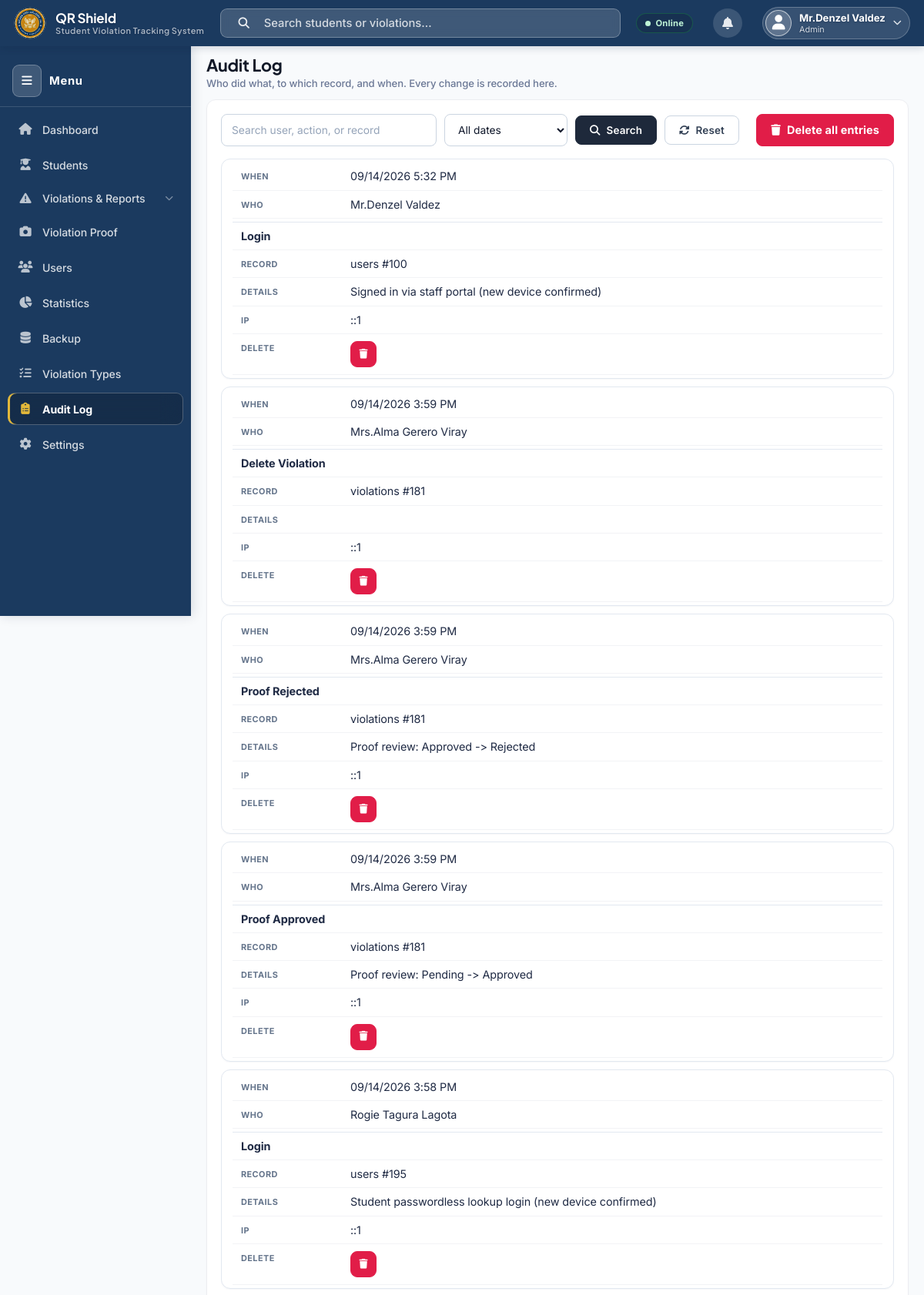
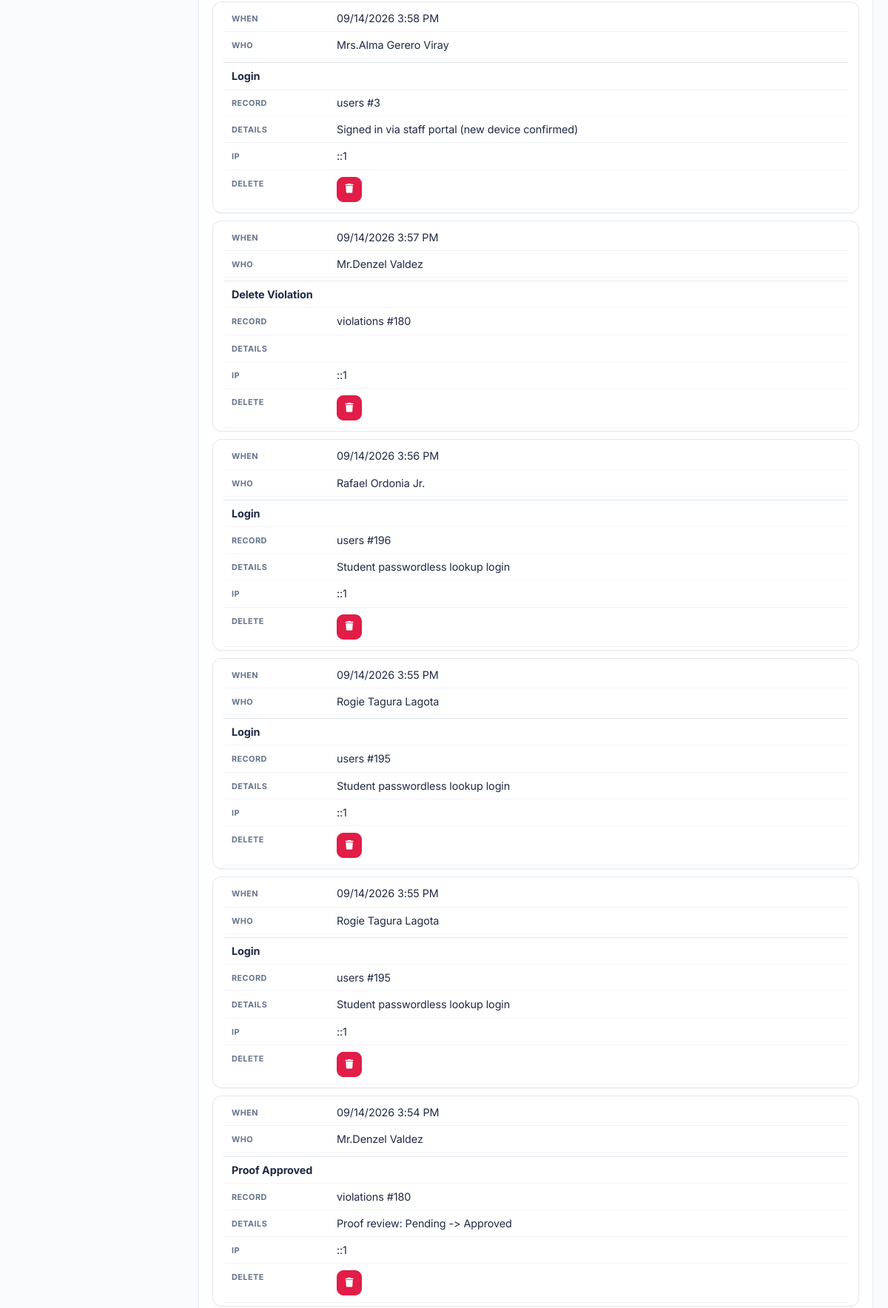
/admin/audit_log.php (signed in, upper part), run on the app's committed database (2 pictures, top to bottom).
### tables this page shows
CREATE TABLE `audit_logs` (
  `id` int(10) unsigned NOT NULL AUTO_INCREMENT,
  `user_id` int(10) unsigned DEFAULT NULL,
  `user_name` varchar(180) DEFAULT NULL,
  `role` varchar(20) DEFAULT NULL,
  `action` varchar(60) NOT NULL,
  `target` varchar(60) DEFAULT NULL,
  `target_id` varchar(60) DEFAULT NULL,
  `details` varchar(255) DEFAULT NULL,
  `ip` varchar(45) DEFAULT NULL,
  `created_at` timestamp NOT NULL DEFAULT current_timestamp(),
  PRIMARY KEY (`id`),
  KEY `idx_audit_user` (`user_id`,`created_at`),
  KEY `idx_audit_action` (`action`,`created_at`)
);

### includes/functions.php (called while the page is built, shortened)
<?php
function vts_ts($v)       { return is_numeric($v) ? (int)$v : strtotime((string)$v); }
function vts_datetime($v) { return $v ? date('m/d/Y g:i A', vts_ts($v)) : '-'; }

### admin/audit_log.php (the view, shortened to what this page needs)
<?php
require_once "../config/database.php";
require_once "../includes/functions.php";
try {
    $conn->exec("CREATE TABLE IF NOT EXISTS audit_logs (
        id INT UNSIGNED AUTO_INCREMENT PRIMARY KEY,
        user_id INT UNSIGNED NULL, user_name VARCHAR(180) NULL, role VARCHAR(20) NULL,
        action VARCHAR(60) NOT NULL, target VARCHAR(60) NULL, target_id VARCHAR(60) NULL,
        details VARCHAR(255) NULL, ip VARCHAR(45) NULL,
        created_at TIMESTAMP NOT NULL DEFAULT CURRENT_TIMESTAMP,
        INDEX idx_audit_user (user_id, created_at),
        INDEX idx_audit_action (action, created_at)
    ) ENGINE=InnoDB DEFAULT CHARSET=utf8mb4");
} catch (Throwable $e) {}
$canPurge = (($_SESSION['role'] ?? '') === 'Admin');
$search = trim($_GET['search'] ?? '');
$when   = $_GET['when'] ?? 'all';
$where = []; $params = [];
$sql = "SELECT * FROM audit_logs";
$sql .= " ORDER BY created_at DESC LIMIT 300";
$stmt = $conn->prepare($sql);
$stmt->execute($params);
$logs = $stmt->fetchAll(PDO::FETCH_ASSOC);
include "../includes/admin_header.php";
?>
<div class="admin-welcome-row">
  <div><h1>Audit Log</h1><p>Who did what, to which record, and when. Every change is recorded here.</p></div>
</div>
<div class="recent-table-wrap is-panel">
  <div class="audit-toolbar">
    <form method="GET" class="audit-filters">
      <input aria-label="Search user, action, or record" type="text" name="search" class="vts-input audit-search"
             placeholder="Search user, action, or record" value="<?php echo htmlspecialchars($search); ?>">
      <select name="when" aria-label="Filter by time period" class="vts-input audit-when" onchange="this.form.submit()">
        <?php foreach (['all'=>'All dates','today'=>'Today','yesterday'=>'Yesterday','7days'=>'Last 7 days'] as $k=>$l) {
          echo "<option value=\"$k\"".($when===$k?' selected':'').">$l</option>"; } ?>
      </select>
      <button class="btn-primary" type="submit"><i class="fas fa-magnifying-glass"></i> Search</button>
      <a href="audit_log.php" class="btn-outline"><i class="fas fa-rotate"></i> Reset</a>
    </form>
    <?php if ($canPurge && $logs): ?>
      <form method="POST" class="audit-purge"
            onsubmit="return confirm('Delete EVERY audit entry?\n\nThis deletes the whole log, not just the rows currently shown, and it cannot be undone. The deletion itself will be recorded.');">
        <button type="submit" class="btn-danger">
          <i class="fas fa-trash"></i> Delete all entries
        </button>
      </form>
    <?php endif; ?>
  </div>
  <div class="table-scroll table-responsive">
    <table class="data-table">
      <tbody>
      <?php if (!$logs): ?>
        <tr><td colspan="<?php echo $canPurge ? 7 : 6; ?>" class="table-empty">
          No activity recorded yet. Deletes, edits, imports, and logins will appear here.
        </td></tr>
      <?php else: foreach ($logs as $l): ?>
        <tr>
          <td style="white-space:nowrap;font-size:.84rem;"><?php echo vts_datetime($l['created_at']); ?></td>
          <td><?php echo htmlspecialchars($l['user_name'] ?? 'System'); ?></td>
          <td><strong><?php echo htmlspecialchars($l['action']); ?></strong></td>
          <td style="font-size:.84rem;color:var(--text-soft);">
            <?php echo htmlspecialchars($l['target'] ?? '—'); ?>
            <?php echo $l['target_id'] ? ' #' . htmlspecialchars($l['target_id']) : ''; ?>
          </td>
          <td style="font-size:.84rem;color:var(--text-soft);"><?php echo htmlspecialchars($l['details'] ?? ''); ?></td>
          <td style="font-size:.78rem;color:var(--text-faint);"><?php echo htmlspecialchars($l['ip'] ?? ''); ?></td>
          <?php if ($canPurge): ?>
          <td class="nowrap">
            <form method="POST" class="inline-form"
                  onsubmit="return confirm('Delete this audit entry? The deletion will itself be recorded.');">
              <button type="submit" class="btn-danger btn-sm" title="Delete this entry"
                      aria-label="Delete the entry from <?php echo htmlspecialchars(vts_datetime($l['created_at'])); ?>">
                <i class="fas fa-trash"></i>
              </button>
            </form>
          </td>
          <?php endif; ?>
        </tr>
      <?php endforeach; endif; ?>
      </tbody>
    </table>
  </div>
</div>

### assets/css/vts-theme.css (style rules this page uses)
*, *::before, *::after { margin: 0; padding: 0; box-sizing: border-box; }
:root { --navy: #1a3a6b; --navy-dark: #122a52; --navy-light: #1e4580; --gold: #c9a227; --gold-light: #e2b83a; --gold-pale: #f5e9c0; --white: #ffffff; --bg: #f0f4fa; --surface: #ffffff; --text: #1a2340; --text-muted: #5a6a8a; --text-soft: #55617a; --text-faint: #9aa6bd; --border: #dde4f0; --border-soft: #e2e8f5; --surface-alt: #eef2f8; --surface-tint:#e8eef9; --danger: #e03535; --warning: #e07a10; --success: #1b7f46; --info: #1576c4; --sidebar-w: 260px; --navbar-h: 52px; --radius: 12px; --shadow-sm: 0 2px 8px rgba(26,58,107,0.10); --shadow-md: 0 4px 20px rgba(26,58,107,0.15); --shadow-lg: 0 8px 40px rgba(26,58,107,0.20); --grad-header: linear-gradient(90deg, var(--navy) 0%, #2a5298 50%, var(--gold) 100%); --font-ui: 'Inter', system-ui, sans-serif; --font-display: Georgia, serif; }
body { font-family: var(--font-ui); background: var(--bg); color: var(--text); min-height: 100vh; }
a { text-decoration: none; color: inherit; }
button, .btn { cursor: pointer; font-family: inherit; }
body.has-bg-image { background-size: cover; background-position: center; background-attachment: fixed; }
.vts-input { width: 100%; padding: 11px 14px; border: 1.5px solid var(--border); border-radius: 8px; font-size: 0.9rem; color: var(--text); background: #fff; transition: border-color 0.2s, box-shadow 0.2s; outline: none; font-family: inherit; }
.vts-input::placeholder { color: #a0aec0; }
.btn-primary { display: inline-flex; align-items: center; gap: 8px; background: var(--navy); color: var(--white); border: none; padding: 11px 22px; border-radius: 8px; font-size: 0.88rem; font-weight: 700; letter-spacing: 0.04em; transition: background 0.2s, transform 0.1s, box-shadow 0.2s; text-transform: uppercase; }
.btn-outline { background: transparent; border: 2px solid var(--navy); color: var(--navy); padding: 9px 20px; border-radius: 8px; font-size: 0.88rem; font-weight: 700; letter-spacing: 0.04em; transition: all 0.2s; text-transform: uppercase; display: inline-flex; align-items: center; gap: 8px; }
.btn-danger { background: var(--danger); color: #fff; }
.btn-sm { padding: 6px 14px; font-size: 0.78rem; }
.table-scroll { overflow-x: auto; -webkit-overflow-scrolling: touch; }
.table-scroll > table.data-table { min-width: 560px; }
@media (min-width: 900px) { .table-scroll > table.data-table { min-width: 0; } }

### assets/css/vts-admin.css (style rules this page uses)
.vts-input, .vts-select, .vts-input-validate { border: 2px solid var(--border); transition: border-color .18s ease, box-shadow .18s ease, background .18s ease; }
.admin-welcome-row { display: flex; align-items: flex-start; justify-content: space-between; margin-bottom: 22px; flex-wrap: wrap; gap: 12px; }
.admin-welcome-row h1 { font-size: 1.5rem; font-weight: 800; color: var(--text); }
.admin-welcome-row p { font-size: .86rem; color: var(--text-muted); margin-top: 2px; }
.recent-table-wrap { background: #fff; border-radius: 14px; box-shadow: var(--shadow-sm); border: 1px solid #eef2f8; padding: 18px 20px; }
.data-table { width: 100%; border-collapse: collapse; }
.data-table td { padding: 11px 10px; font-size: .82rem; color: var(--text); border-bottom: 1px solid #f1f4f9; }

### includes/header.php (style rules this page uses)
body.has-bg-image { background: linear-gradient(160deg, #0f2a52 0%, #14375f 46%, #0b1f3f 100%); background-attachment: fixed; }

### data on the page
audit_logs: created_at "09/14/2026 5:32 PM", user_name "Mr.Denzel Valdez", action "Login", target "users", target "100", details "Signed in via staff portal (new device confirmed)", ip "::1"
audit_logs: created_at "09/14/2026 3:59 PM", user_name "Mrs.Alma Gerero Viray", action "Delete Violation", target "violations", target "181", ip "::1"
audit_logs: created_at "09/14/2026 3:59 PM", user_name "Mrs.Alma Gerero Viray", action "Proof Rejected", target "violations", target "181", details "Proof review: Approved -> Rejected", ip "::1"
audit_logs: created_at "09/14/2026 3:59 PM", user_name "Mrs.Alma Gerero Viray", action "Proof Approved", target "violations", target "181", details "Proof review: Pending -> Approved", ip "::1"
audit_logs: created_at "09/14/2026 3:58 PM", user_name "Rogie Tagura Lagota", action "Login", target "users", target "195", details "Student passwordless lookup login (new device confirmed)", ip "::1"
audit_logs: created_at "09/14/2026 3:58 PM", user_name "Mrs.Alma Gerero Viray", action "Login", target "users", target "3", details "Signed in via staff portal (new device confirmed)", ip "::1"
audit_logs: created_at "09/14/2026 3:57 PM", user_name "Mr.Denzel Valdez", action "Delete Violation", target "violations", target "180", ip "::1"
audit_logs: created_at "09/14/2026 3:56 PM", user_name "Rafael Ordonia Jr.", action "Login", target "users", target "196", details "Student passwordless lookup login", ip "::1"
audit_logs: created_at "09/14/2026 3:55 PM", user_name "Rogie Tagura Lagota", action "Login", target "users", target "195", details "Student passwordless lookup login", ip "::1"
audit_logs: created_at "09/14/2026 3:55 PM", user_name "Rogie Tagura Lagota", action "Login", target "users", target "195", details "Student passwordless lookup login", ip "::1"
audit_logs: created_at "09/14/2026 3:54 PM", user_name "Mr.Denzel Valdez", action "Proof Approved", target "violations", target "180", details "Proof review: Pending -> Approved", ip "::1"

### other printed values
APP_NAME "QR Shield"
APP_TAGLINE "Student Violation Tracking System"
$fullname "Mr.Denzel Valdez"
vts_role_label($role) "Admin"
form field when "All dates"
